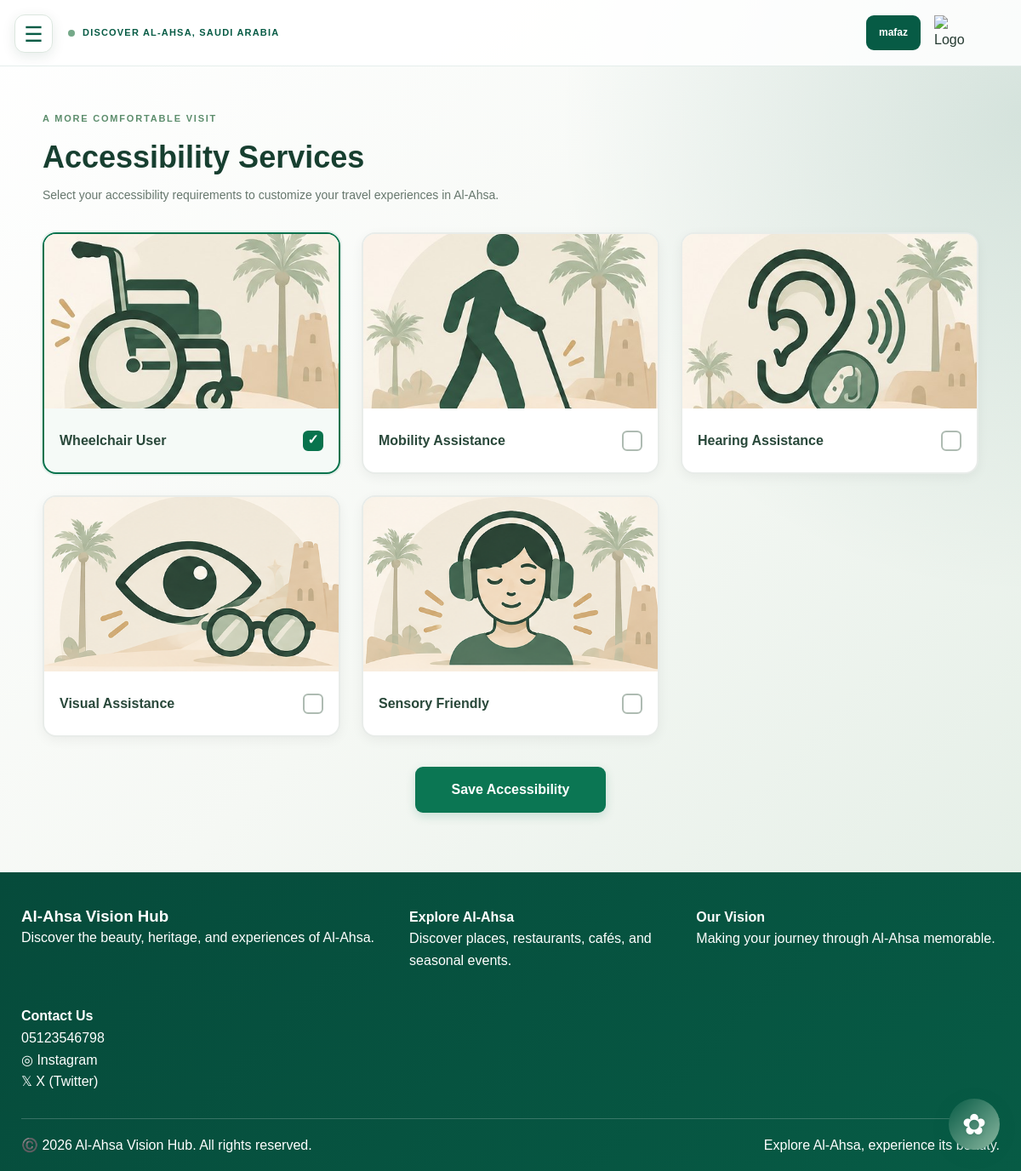
The app's page /accessibility.php (signed in) with its own data.
### tables this page shows
CREATE TABLE `accessibility_options` (
  `Accessibility_ID` int(11) NOT NULL,
  `Accessibility_Name` varchar(250) NOT NULL,
  `Image` varchar(250) NOT NULL
);

### accessibility.php (the view, shortened to what this page needs)
<?php
require_once 'db.php';
$tourist_id = (int)$_SESSION['tourist_id'];
function e($value) {
    return htmlspecialchars((string)$value, ENT_QUOTES, 'UTF-8');
}
$options = [];
$optionsResult = $conn->query("
    SELECT Accessibility_ID, Accessibility_Name, Image
    FROM accessibility_options
    ORDER BY Accessibility_ID ASC
");
if ($optionsResult) {
    while ($row = $optionsResult->fetch_assoc()) {
        $options[] = $row;
    }
}
$savedOptions = [];
$stmtSaved = $conn->prepare("
    SELECT Accessibility_ID
    FROM tourist_accessibility
    WHERE Tourist_ID = ?
");
$stmtSaved->bind_param("i", $tourist_id);
$stmtSaved->execute();
$resSaved = $stmtSaved->get_result();
while ($row = $resSaved->fetch_assoc()) {
    $savedOptions[] = (int)$row['Accessibility_ID'];
}
?>
<!DOCTYPE html>
<html lang="en" dir="ltr">
<head>
    <link rel="stylesheet" href="css/style.css">
</head>
<body class="home-page">
    <button class="menu-button"
            onclick="toggleMenu()"
            aria-label="Open menu">
        ☰
    </button>
    <main class="home-main">
        <header class="home-topbar">
            <div class="home-location">
                <span class="location-dot"></span>
                DISCOVER AL-AHSA, SAUDI ARABIA
            </div>
            <div class="home-account-links">
                <a href="my-account.php"
                   class="home-signup"
                   id="account-button">
                    <?= e($_SESSION['tourist_name'] ?? 'My Account') ?>
                </a>
                <a href="index.php" class="home-small-logo">
                    <img src="images/logo.png" alt="Logo">
                </a>
            </div>
        </header>
        <div class="accessibility-container">
            <div class="accessibility-heading">
                <div class="home-section-heading">
                    <div>
                        <span class="home-eyebrow">
                            A MORE COMFORTABLE VISIT
                        </span>
                        <h2>Accessibility Services</h2>
                        <p>
                            Select your accessibility requirements to customize
                            your travel experiences in Al-Ahsa.
                        </p>
                    </div>
                </div>
            </div>
            <form method="POST" action="accessibility.php">
                <?php if (!empty($options)): ?>
                    <div class="accessibility-grid">
                        <?php foreach ($options as $row): ?>
                            <?php
                            $isChecked = in_array(
                                (int)$row['Accessibility_ID'],
                                $savedOptions,
                                true
                            );
                            ?>
                            <label class="acc-card <?= $isChecked ? 'selected' : '' ?>">
                                <div class="acc-image">
                                    <img
                                        src="<?= e($row['Image']) ?>"
                                        alt="<?= e($row['Accessibility_Name']) ?>"
                                        loading="lazy"
                                    >
                                </div>
                                <div class="acc-card-content">
                                    <h3>
                                        <?= e($row['Accessibility_Name']) ?>
                                    </h3>
                                    <input
                                        type="checkbox"
                                        name="accessibility_options[]"
                                        value="<?= (int)$row['Accessibility_ID'] ?>"
                                        class="acc-checkbox"
                                        <?= $isChecked ? 'checked' : '' ?>
                                        aria-label="Select <?= e($row['Accessibility_Name']) ?>"
                                    >
                                </div>
                            </label>
                        <?php endforeach; ?>
                    </div>
                    <div class="save-accessibility-wrapper">
                        <button type="submit" class="save-btn">
                            Save Accessibility
                        </button>
                    </div>
                <?php else: ?>
                    <p class="no-options">
                        No accessibility options found.
                    </p>
                <?php endif; ?>
            </form>
        </div>
    </main>
    <button class="chat-button"
            onclick="openAI()"
            aria-label="Open AI Assistant"
            title="AI Assistant">
    </button>
    <footer class="site-footer">
        <div class="site-footer-main">
            <div class="site-footer-brand">
                <h3>Al-Ahsa Vision Hub</h3>
                <p>
                    Discover the beauty, heritage, and experiences of Al-Ahsa.
                </p>
            </div>
            <div class="site-footer-links">
                <h4>Explore Al-Ahsa</h4>
                <p>
                    Discover places, restaurants, cafés, and seasonal events.
                </p>
            </div>
            <div class="site-footer-contact">
                <h4>Our Vision</h4>
                <p>Making your journey through Al-Ahsa memorable.</p>
            </div>
            <div class="site-footer-contact">
                <h4>Contact Us</h4>
                <p>05123546798</p>
                <p>
                    <a href="https://www.instagram.com/"
                       target="_blank"
                       rel="noopener noreferrer">
                        ◎ Instagram
                    </a>
                </p>
                <p>
                    <a href="https://x.com/"
                       target="_blank"
                       rel="noopener noreferrer">
                        𝕏 X (Twitter)
                    </a>
                </p>
            </div>
        </div>
        <div class="site-footer-bottom">
            <p>©️ 2026 Al-Ahsa Vision Hub. All rights reserved.</p>
            <p>Explore Al-Ahsa, experience its beauty.</p>
        </div>
    </footer>
</body>
</html>

### accessibility.php (style rules this page uses)
.accessibility-container { max-width: 1150px; margin: 40px auto 70px; padding: 0 25px; }
.accessibility-heading { margin-bottom: 25px; }
.accessibility-heading h2 { color: #174b38; font-size: 30px; margin: 10px 0; }
.accessibility-heading p { color: #777; font-size: 15px; line-height: 1.7; max-width: 650px; }
.accessibility-grid { display: grid; grid-template-columns: repeat(3, minmax(0, 1fr)); gap: 25px; margin-top: 30px; }
.acc-card { display: flex; flex-direction: column; position: relative; overflow: hidden; background: #fff; border: 2px solid #e8ece9; border-radius: 16px; cursor: pointer; transition: all 0.25s ease; box-shadow: 0 4px 14px rgba(0, 0, 0, 0.05); }
.acc-card.selected { border-color: #08734d; background: #f5faf7; box-shadow: 0 0 0 2px rgba(8, 115, 77, 0.08); }
.acc-image { width: 100%; height: 205px; overflow: hidden; background: #f1f4f1; }
.acc-image img { display: block; width: 100%; height: 100%; object-fit: cover; transition: transform 0.35s ease; }
.acc-card-content { display: flex; align-items: center; justify-content: space-between; gap: 12px; padding: 17px 18px; min-height: 75px; }
.acc-card h3 { color: #29483a; font-size: 16px; font-weight: 600; line-height: 1.5; margin: 0; text-align: left; }
.acc-checkbox { flex-shrink: 0; appearance: none; -webkit-appearance: none; width: 24px; height: 24px; min-width: 24px; border: 2px solid #aebbb2; border-radius: 6px; background: #fff; cursor: pointer; position: relative; transition: all 0.2s ease; }
.acc-checkbox:checked { background: #08734d; border-color: #08734d; }
.acc-checkbox:checked::after { content: "✓"; color: #fff; font-size: 16px; font-weight: bold; position: absolute; top: 50%; left: 50%; transform: translate(-50%, -53%); }
.save-accessibility-wrapper { text-align: center; margin-top: 35px; }
.save-btn { background: #0b7653; color: #fff; border: none; padding: 14px 42px; font-size: 16px; font-weight: 600; border-radius: 9px; cursor: pointer; transition: all 0.25s ease; box-shadow: 0 4px 12px rgba(11, 118, 83, 0.18); }

### records on screen
accessibility_options: Image (picture), Accessibility_Name "Wheelchair User", Accessibility_ID "☑"
accessibility_options: Image (picture), Accessibility_Name "Mobility Assistance"
accessibility_options: Image (picture), Accessibility_Name "Hearing Assistance"
accessibility_options: Image (picture), Accessibility_Name "Visual Assistance"
accessibility_options: Image (picture), Accessibility_Name "Sensory Friendly"

### other values on screen
$_SESSION['tourist_name'] "mafaz"
